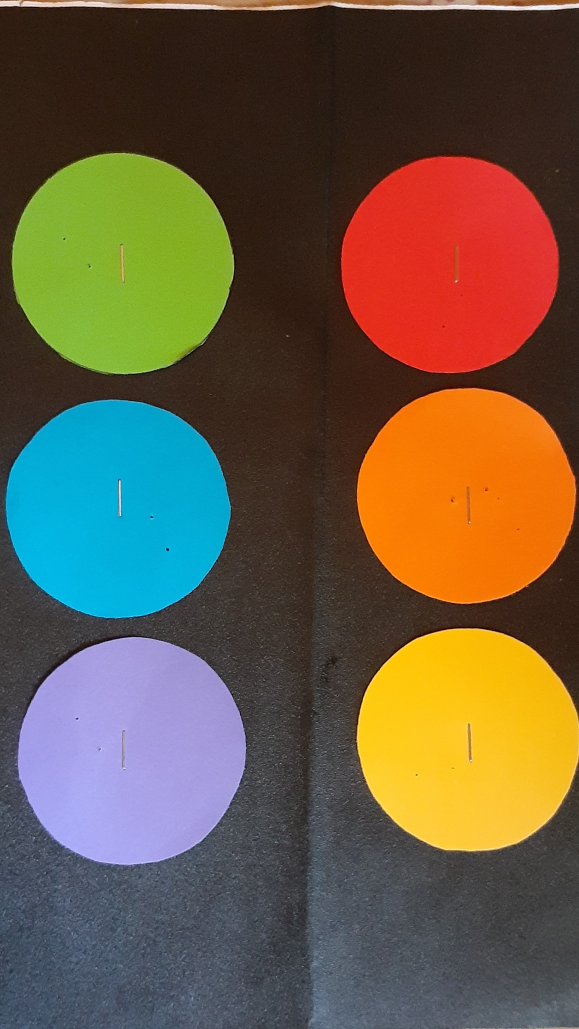
#> input picture IMG.jpg, 1737 x 3087 px, given in place of the camera (shown at 1/3 size)
$ python code.py
#> lines starting #> are read from the running program, lines starting #| are printed output that depends on the picture; after the words box and inside, x2 and y2 are one past the last pixel; in counts of white or black regions, pixels touching at a corner belong together
import cv2
import numpy as np

# capturing video through webcam
cap = cv2.VideoCapture(0)
# area
a = 3000

while (1):
    _, img = cap.read()
#> img is the input picture: shape (3087, 1737, 3); mean B, G, R 68.1, 89.8, 104.4

    # converting frame(img i.e BGR) to HSV (hue-saturation-value)

    hsv = cv2.cvtColor(img, cv2.COLOR_BGR2HSV)
#> hsv: shape (3087, 1737, 3); mean H, S, V 48, 137.3, 128.6
    # defining the Range of yellow color
    yellow_lower = np.array([11, 83, 225], np.uint8)
    yellow_upper = np.array([123, 109, 255], np.uint8)

    # defining the Range of Green color
    green_lower = np.array([42, 32, 95], np.uint8)
    green_upper = np.array([76, 93, 176], np.uint8)

    # definig the range of red color
    red_lower = np.array([0, 91, 172], np.uint8)
    red_upper = np.array([5, 149, 227], np.uint8)

    # defining the Range of Orange color
    orange_lower = np.array([7, 0, 195], np.uint8)
    orange_upper = np.array([11, 255, 255], np.uint8)

    # defining the Range of blue color
    blue_lower = np.array([79, 142, 97], np.uint8)
    blue_upper = np.array([255, 255, 255], np.uint8)

    # defining the Range of purple color
    purple_lower = np.array([109, 67, 114], np.uint8)
    purple_upper = np.array([255, 107, 255], np.uint8)

    # finding the range of colors in the image
    yellow = cv2.inRange(hsv, yellow_lower, yellow_upper)
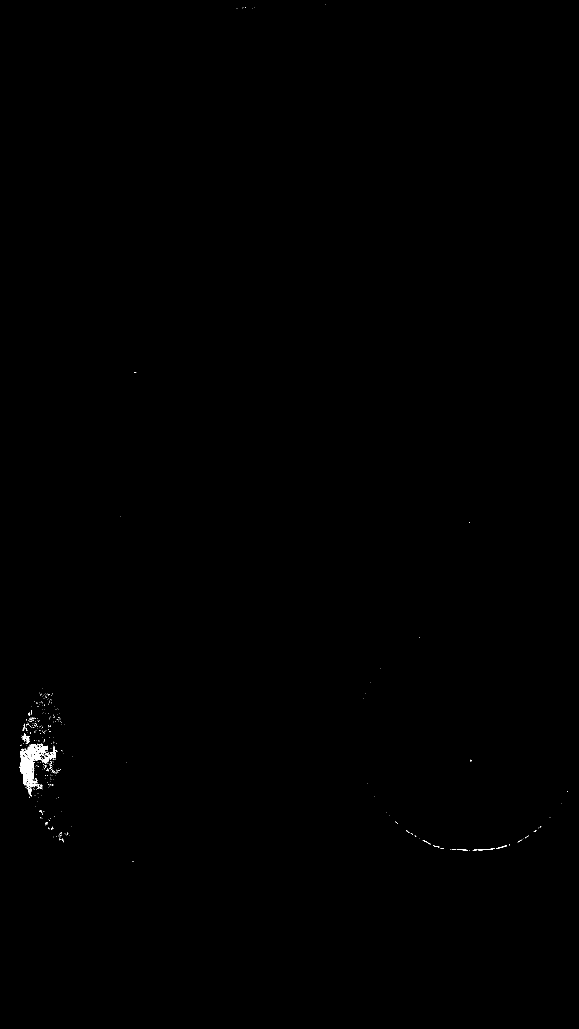
#> yellow: shape (3087, 1737) (shown at 1/3 size); 0.13% white; 393 white regions (367 under 20 px), largest, box (x1, y1, x2, y2) and area: (59, 2232, 144, 2369) 4226, (123, 2240, 172, 2288) 555, (80, 2212, 88, 2232) 95
    green = cv2.inRange(hsv, green_lower, green_upper)
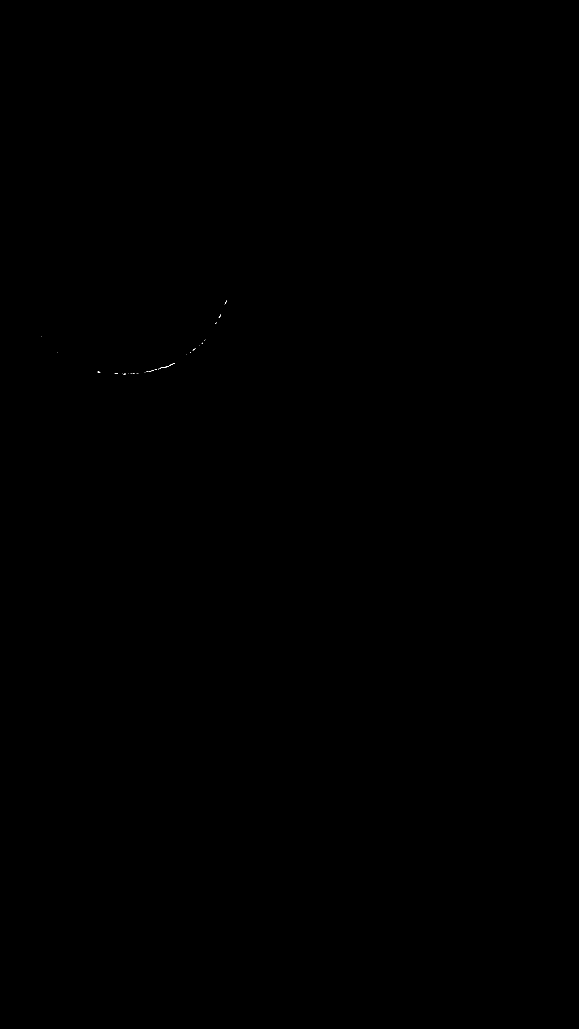
#> green: shape (3087, 1737) (shown at 1/3 size); 0% white in thin lines or dots, all inside (x1, y1, x2, y2) = (123, 901, 680, 1123)
    red = cv2.inRange(hsv, red_lower, red_upper)
#> red: shape (3087, 1737); 0% white in thin lines or dots, all inside (x1, y1, x2, y2) = (1317, 840, 1481, 1119)
    orange = cv2.inRange(hsv, orange_lower, orange_upper)
#> orange: shape (3087, 1737); 0.23% white; 271 white regions (213 under 20 px), largest, box (x1, y1, x2, y2) and area: (64, 3, 375, 23) 2801, (377, 10, 578, 27) 1864, (581, 12, 669, 28) 665
    blue = cv2.inRange(hsv, blue_lower, blue_upper)
#> blue: shape (3087, 1737); 6.5% white; 99 white regions (76 under 20 px), largest, box (x1, y1, x2, y2) and area: (13, 1199, 691, 1858) 346103, (1589, 977, 1609, 997) 159, (1640, 868, 1654, 892) 149
    purple = cv2.inRange(hsv, purple_lower, purple_upper)
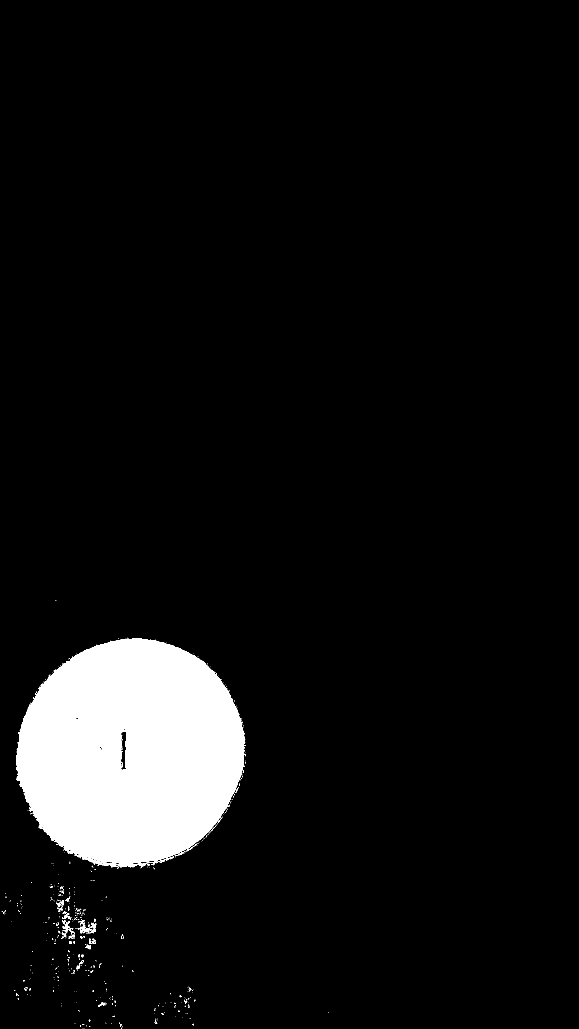
#> purple: shape (3087, 1737) (shown at 1/3 size); 6.8% white; 562 white regions (518 under 20 px), largest, box (x1, y1, x2, y2) and area: (48, 1915, 734, 2605) 361308, (233, 2760, 278, 2800) 466, (188, 2778, 223, 2802) 240

    # Morphological transformation, Dilation
    kernal = np.ones((5, 5), "uint8")

    yellow = cv2.dilate(yellow, kernal)
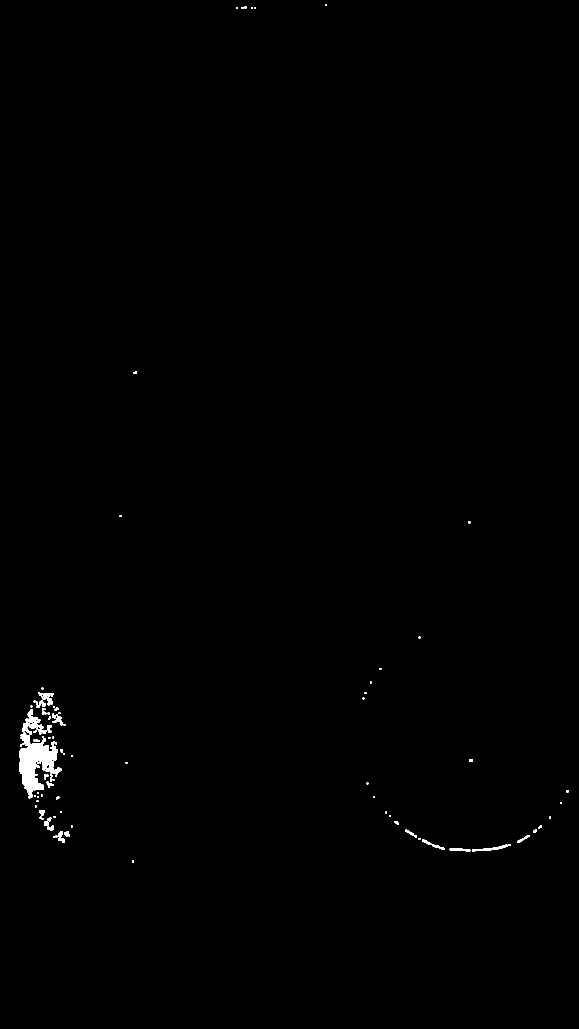
#> yellow: shape (3087, 1737) (shown at 1/3 size); 0.4% white; 109 white regions, largest, box (x1, y1, x2, y2) and area: (57, 2198, 185, 2395) 11551, (66, 2128, 130, 2199) 1610, (1416, 2534, 1523, 2554) 694
    green = cv2.dilate(green, kernal)
#> green: shape (3087, 1737); 0.03% white; 18 white regions, largest, box (x1, y1, x2, y2) and area: (431, 1087, 526, 1119) 624, (672, 899, 682, 916) 107, (654, 942, 664, 956) 98
    red = cv2.dilate(red, kernal)
#> red: shape (3087, 1737); 0% white; 5 white regions, box (x1, y1, x2, y2) and area: (1363, 838, 1374, 850) 111, (1315, 1115, 1323, 1120) 40, (1334, 1116, 1341, 1121) 35, (1478, 1089, 1483, 1094) 25, (1358, 1116, 1363, 1121) 25
    orange = cv2.dilate(orange, kernal)
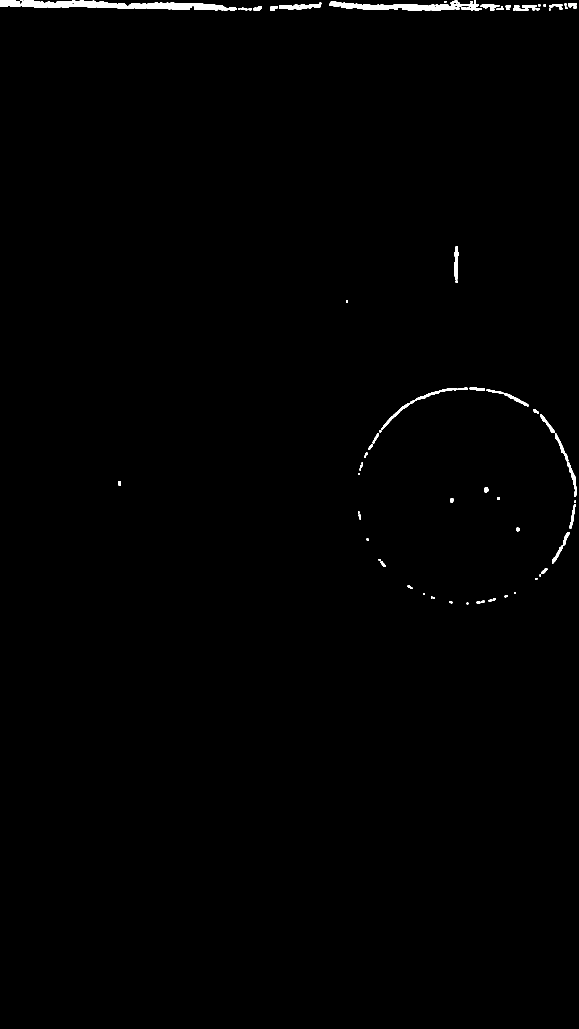
#> orange: shape (3087, 1737) (shown at 1/3 size); 0.6% white; 90 white regions (1 under 20 px), largest, box (x1, y1, x2, y2) and area: (62, 1, 687, 31) 10174, (988, 5, 1378, 32) 5346, (0, 0, 61, 21) 1137
    blue = cv2.dilate(blue, kernal)
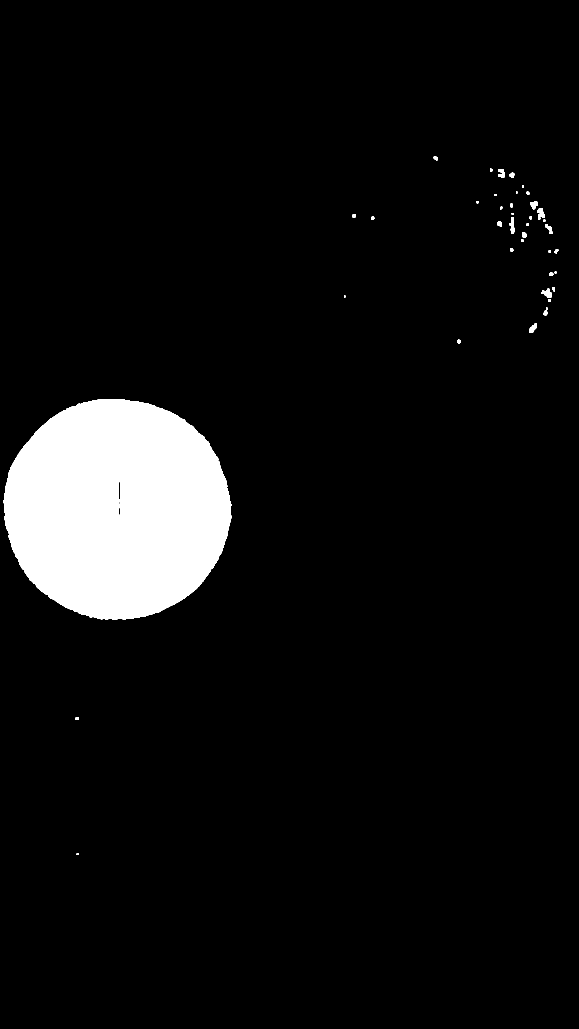
#> blue: shape (3087, 1737) (shown at 1/3 size); 6.7% white; 41 white regions, largest, box (x1, y1, x2, y2) and area: (11, 1197, 694, 1860) 352869, (1624, 866, 1656, 894) 483, (1528, 652, 1544, 702) 467
    purple = cv2.dilate(purple, kernal)
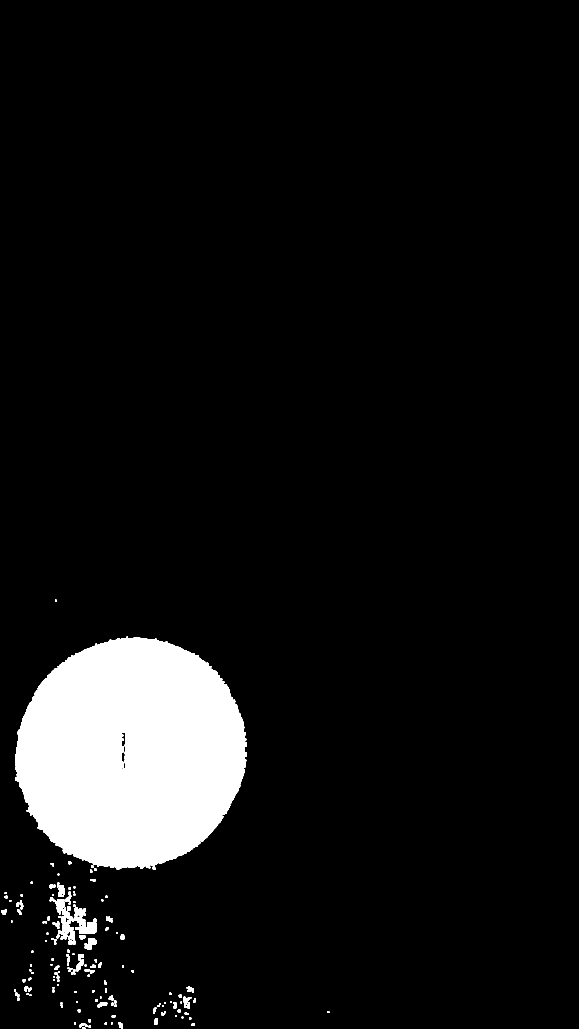
#> purple: shape (3087, 1737) (shown at 1/3 size); 7.3% white; 149 white regions

    ###############################################################

    # Tracking the Blue Color
    contours, hierarchy = cv2.findContours(blue, cv2.RETR_TREE, cv2.CHAIN_APPROX_SIMPLE)
#> contours = 43 contours, 3 with area under 20; largest, box (x1, y1, x2, y2) and area: (11, 1197, 694, 1860) 352214, (355, 1442, 363, 1548) 494, (1624, 866, 1656, 894) 426, (1528, 652, 1544, 702) 408, (1612, 625, 1635, 652) 371

    for pic, contour in enumerate(contours):
        area = cv2.contourArea(contour)
        if (area > a):
            x, y, w, h = cv2.boundingRect(contour)
            img = cv2.rectangle(img, (x, y), (x + w, y + h), (0, 0, 255), 2)
            cv2.putText(img, "Blue", (x, y), cv2.FONT_HERSHEY_SIMPLEX, 0.7, (0, 0, 255))
#> this loop made 43 passes
#> (area, x, y, w, h) on pass 3: (352214, 11, 1197, 683, 663)
#> area on passes 2, 4, 5, 6, 7, 9: 58, 494, 79, 350.5, 114.5, 59.5

    # Tracking the yellow Color
    contours, hierarchy = cv2.findContours(yellow, cv2.RETR_TREE, cv2.CHAIN_APPROX_SIMPLE)
#> contours = 127 contours, 50 with area under 20; largest, box (x1, y1, x2, y2) and area: (57, 2198, 185, 2395) 11136, (66, 2128, 130, 2199) 1417, (1416, 2534, 1523, 2554) 583, (115, 2076, 158, 2116) 520, (174, 2494, 194, 2529) 330

    for pic, contour in enumerate(contours):
        area = cv2.contourArea(contour)
        if (area > a):
            x, y, w, h = cv2.boundingRect(contour)
            img = cv2.rectangle(img, (x, y), (x + w, y + h), (0, 0, 255), 2)
            cv2.putText(img, "Yellow", (x, y), cv2.FONT_HERSHEY_SIMPLEX, 0.7, (0, 0, 255))
#> this loop made 127 passes
#> (area, x, y, w, h) on pass 67: (11136.5, 57, 2198, 128, 197)
#> area on passes 2 to 7: 301, 583, 197.5, 29.5, 173.5, 125.5

    # Tracking the Green Color
    contours, hierarchy = cv2.findContours(green, cv2.RETR_TREE, cv2.CHAIN_APPROX_SIMPLE)
#> contours = 18 contours, 5 with area under 20; largest, box (x1, y1, x2, y2) and area: (431, 1087, 526, 1119) 522, (672, 899, 682, 916) 85, (654, 942, 664, 956) 79, (576, 1043, 588, 1054) 74, (365, 1119, 380, 1125) 67

    for pic, contour in enumerate(contours):
        area = cv2.contourArea(contour)
        if (area > a):
            x, y, w, h = cv2.boundingRect(contour)
            img = cv2.rectangle(img, (x, y), (x + w, y + h), (0, 0, 255), 2)
            cv2.putText(img, "Green", (x, y), cv2.FONT_HERSHEY_SIMPLEX, 0.7, (0, 0, 255))
#> this loop made 18 passes
#> area on passes 1, 4, 6, 7, 9, 11, 13, 14, 16, 17, 18: 67, 58, 60.5, 522.5, 24.5, 73.5, 42.5, 38, 44, 79, 85
#> (contour, area) on passes 2, 5: ([[390, 1118], [390, 1122], [405, 1122], [405, 1118]], 60), ([[408, 1117], [408, 1121], [416, 1121], [416, 1117]], 32)

    # Tracking the Red Color
    contours, hierarchy = cv2.findContours(red, cv2.RETR_TREE, cv2.CHAIN_APPROX_SIMPLE)
#> contours = 5 contours, 2 with area under 20; largest, box (x1, y1, x2, y2) and area: (1363, 838, 1374, 850) 91, (1315, 1115, 1323, 1120) 28, (1334, 1116, 1341, 1121) 24

    for pic, contour in enumerate(contours):
        area = cv2.contourArea(contour)
        if (area > a):
            x, y, w, h = cv2.boundingRect(contour)
            img = cv2.rectangle(img, (x, y), (x + w, y + h), (0, 0, 255), 2)
            cv2.putText(img, "Red", (x, y), cv2.FONT_HERSHEY_SIMPLEX, 0.7, (0, 0, 255))
#> this loop made 5 passes
#> (contour, area) on passes 2 to 3: ([[1334, 1116], [1334, 1120], [1340, 1120], [1340, 1116]], 24), ([[1315, 1115], [1315, 1119], [1322, 1119], [1322, 1115]], 28)
#> area on pass 5: 91

    # Tracking the Orange Color
    contours, hierarchy = cv2.findContours(orange, cv2.RETR_TREE, cv2.CHAIN_APPROX_SIMPLE)
#> contours = 105 contours, 24 with area under 20; largest, box (x1, y1, x2, y2) and area: (62, 1, 687, 31) 9554, (988, 5, 1378, 32) 4922, (0, 0, 61, 21) 1058, (837, 13, 937, 30) 1014, (1363, 739, 1375, 839) 792

    for pic, contour in enumerate(contours):
        area = cv2.contourArea(contour)
        if (area > a):
            x, y, w, h = cv2.boundingRect(contour)
            img = cv2.rectangle(img, (x, y), (x + w, y + h), (0, 0, 255), 2)
            cv2.putText(img, "Orange", (x, y), cv2.FONT_HERSHEY_SIMPLEX, 0.7, (0, 0, 255))
#> this loop made 105 passes
#> (area, x, y, w, h) on passes 84, 95: (4922.5, 988, 5, 390, 27), (9554, 62, 1, 625, 30)
#> area on passes 3, 4, 5, 6, 9, 12: 38, 40, 46, 37, 35, 66.5

    # Tracking the Purple Color
    contours, hierarchy = cv2.findContours(purple, cv2.RETR_TREE, cv2.CHAIN_APPROX_SIMPLE)
#> contours = 183 contours, 54 with area under 20; largest, box (x1, y1, x2, y2) and area: (46, 1910, 740, 2609) 373167, (149, 2691, 291, 2819) 6032, (364, 2197, 377, 2308) 880, (254, 2814, 290, 2850) 654, (171, 2656, 194, 2690) 498

    for pic, contour in enumerate(contours):
        area = cv2.contourArea(contour)
        if (area > a):
            x, y, w, h = cv2.boundingRect(contour)
            img = cv2.rectangle(img, (x, y), (x + w, y + h), (0, 0, 255), 2)
            cv2.putText(img, "Purple", (x, y), cv2.FONT_HERSHEY_SIMPLEX, 0.7, (0, 0, 255))
#> this loop made 183 passes
#> (area, x, y, w, h) on passes 121, 164: (6032.5, 149, 2691, 142, 128), (373167, 46, 1910, 694, 699)
#> area on passes 2, 3, 4, 7, 8, 9: 29.5, 131, 56, 151.5, 37, 62.5

    cv2.imshow("Color Tracking", img)
    if cv2.waitKey(10) & 0xFF == ord('q'):
#> (key q is pressed here)
        cap.release()
        cv2.destroyAllWindows()
        break
